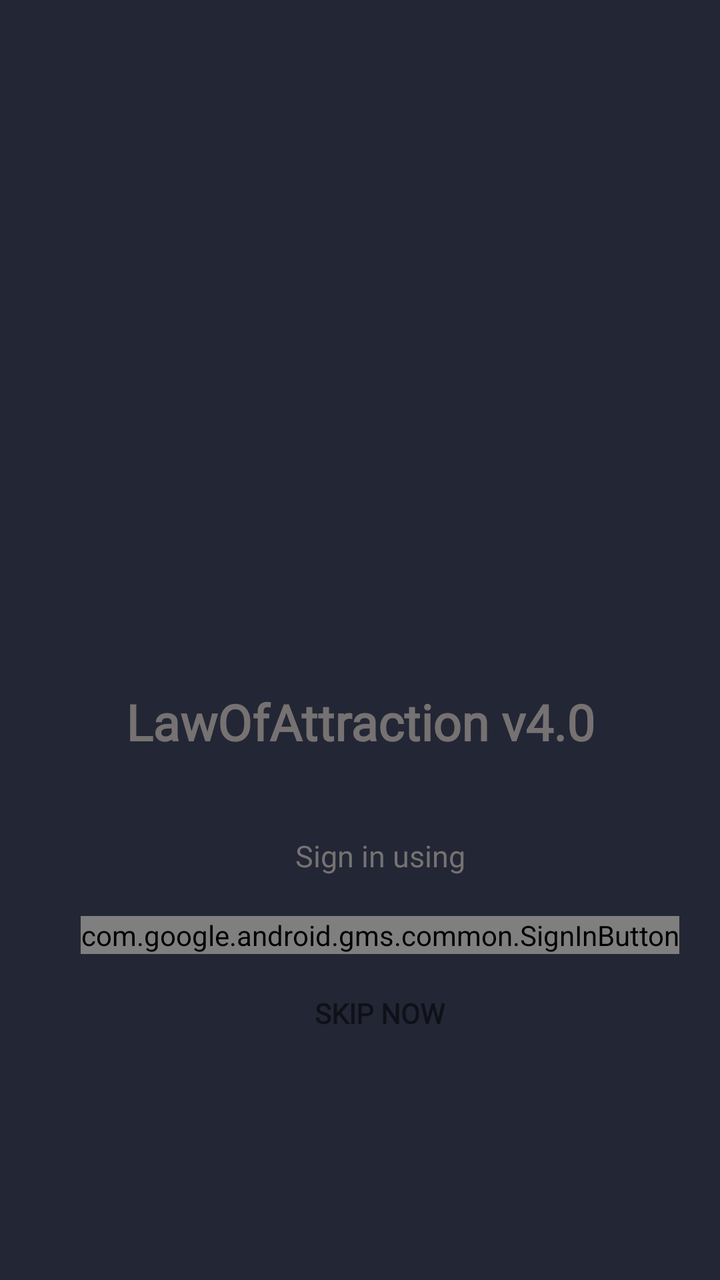
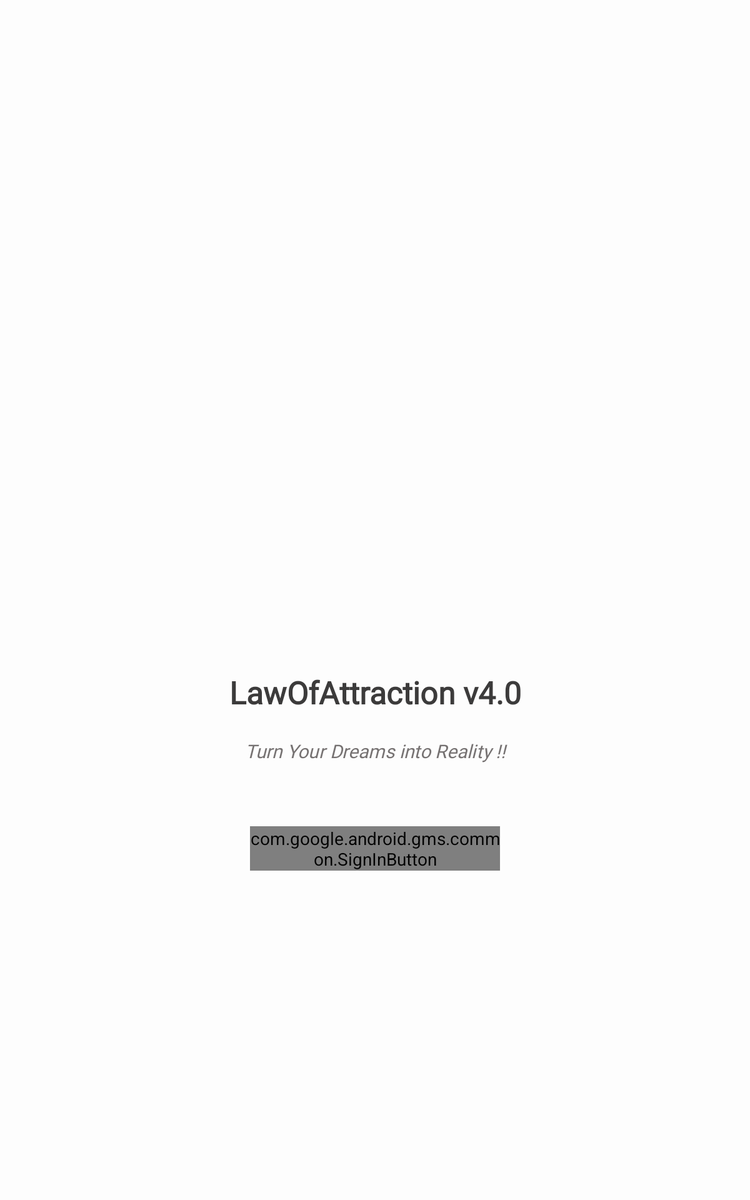

An Android layout and its configuration variant, each rendered on a device that would load it. The default file and the variant file are quoted in full after the pictures.
<!-- AndroidManifest.xml: application theme AppTheme -->
<!-- res/layout/content_login.xml -->
<?xml version="1.0" encoding="utf-8"?>
<LinearLayout xmlns:android="http://schemas.android.com/apk/res/android"
    xmlns:app="http://schemas.android.com/apk/res-auto"
    xmlns:tools="http://schemas.android.com/tools"
    android:id="@+id/profileLinearLayout"
    android:layout_width="match_parent"
    android:orientation="vertical"
    android:background="#232635"
    android:layout_height="match_parent"
    app:layout_behavior="@string/appbar_scrolling_view_behavior">


    <ScrollView
        android:layout_width="match_parent"
        android:layout_height="wrap_content">
        
        <LinearLayout
            android:layout_width="match_parent"
            android:layout_height="wrap_content"
            android:layout_marginStart="5dp"
            android:layout_marginLeft="5dp"
            android:layout_gravity="center"
            android:gravity="center"
            android:background="@drawable/roundedbackground"
            android:layout_marginEnd="5dp"
            android:layout_marginRight="5dp"
            android:layout_marginTop="20dp"
            android:layout_marginBottom="20dp"
            android:orientation="vertical">
            
            <LinearLayout
                android:layout_width="match_parent"
                android:layout_height="match_parent"
                android:orientation="vertical">

                <ImageView
                    android:id="@+id/appLogo"
                    android:layout_width="wrap_content"
                    android:layout_marginTop="4dp"
                    android:layout_height="300dp"
                    android:src="@drawable/lawimg"
                    android:layout_gravity="center" />



                <TextView
                    android:id="@+id/signInTextView"
                    android:layout_width="match_parent"
                    android:layout_height="wrap_content"
                    android:textColor="#767272"
                    android:textStyle="bold"
                    android:layout_marginTop="20dp"
                    android:layout_marginBottom="20dp"
                    android:textSize="25sp"
                    android:fontFamily="@font/abeezee"
                    android:layout_gravity="center"
                    android:gravity="center"
                    android:text="@string/aboutApp"/>
                
            </LinearLayout>

            <LinearLayout
                android:layout_width="match_parent"
                android:layout_height="match_parent"
                android:paddingLeft="20dp"
                android:orientation="vertical">

                <TextView
                    android:id="@+id/subTtitle"
                    android:layout_width="match_parent"
                    android:layout_height="wrap_content"
                    android:textColor="#767272"
                    android:layout_marginTop="20dp"
                    android:layout_marginBottom="20dp"
                    android:textSize="15sp"
                    android:fontFamily="@font/abeezee"
                    android:layout_gravity="center"
                    android:gravity="center"
                    android:text="Sign in using"/>

                <com.google.android.gms.common.SignInButton
                    android:id="@+id/googleSignInButton"
                    android:layout_width="wrap_content"
                    android:layout_gravity="center"
                    android:layout_height="wrap_content" />



                <TextView
                    android:id="@+id/SkipTextView"
                    android:layout_width="wrap_content"
                    android:layout_height="match_parent"
                    android:text="SKIP NOW"
                    android:textStyle="bold"
                    android:layout_gravity="center"
                    android:layout_marginTop="20dp"
                    android:layout_marginBottom="20dp"
                    android:fontFamily="@font/abeezee">

                </TextView>
            </LinearLayout>
            
        </LinearLayout>
        
        
    </ScrollView>
</LinearLayout>
<!-- resources referenced by this layout -->
<resources>
  <string name="aboutApp">LawOfAttraction v4.0</string>
  <style name="AppTheme" parent="Theme.AppCompat.DayNight.NoActionBar">
          
          <item name="colorPrimary">@color/colorPrimary</item>
          <item name="colorPrimaryDark">@color/colorPrimaryDark</item>
          <item name="colorAccent">@color/colorAccent</item>
      </style>
  <color name="colorPrimary">#111425</color>
  <color name="colorPrimaryDark">#303F9F</color>
  <color name="colorAccent">#FF4081</color>
</resources>
<!-- res/layout-large/content_login.xml (the repository's variant of the layout above) -->
<!-- drawn on a 7-inch tablet held upright -->
<?xml version="1.0" encoding="utf-8"?>
<LinearLayout xmlns:android="http://schemas.android.com/apk/res/android"
    xmlns:app="http://schemas.android.com/apk/res-auto"
    android:id="@+id/profileLinearLayout"
    android:layout_width="match_parent"
    android:orientation="vertical"
    android:background="#FDFDFD"
    android:layout_height="match_parent"
    app:layout_behavior="@string/appbar_scrolling_view_behavior">

    <ScrollView
        android:layout_width="match_parent"
        android:layout_height="match_parent">

        <LinearLayout
            android:layout_width="match_parent"
            android:layout_height="wrap_content"
            android:layout_marginStart="5dp"
            android:layout_marginLeft="5dp"
            android:layout_gravity="center"
            android:background="@drawable/roundedbackground"
            android:gravity="center"
            android:layout_marginEnd="5dp"
            android:layout_marginRight="5dp"
            android:layout_marginTop="20dp"
            android:layout_marginBottom="20dp"
            android:orientation="vertical">

            <LinearLayout
                android:layout_width="match_parent"
                android:layout_height="wrap_content"
                android:orientation="vertical">

                <ImageView
                    android:id="@+id/appLogo"
                    android:layout_width="wrap_content"
                    android:layout_marginTop="4dp"
                    android:layout_height="300dp"
                    android:layout_gravity="center"
                    android:contentDescription="@string/logoname" />

                <TextView
                    android:id="@+id/signInTextView"
                    android:layout_width="match_parent"
                    android:layout_height="wrap_content"
                    android:textColor="#3C3B3B"
                    android:textStyle="bold"
                    android:layout_marginTop="20dp"
                    android:layout_marginBottom="20dp"
                    android:textSize="25sp"
                    android:fontFamily="@font/abeezee"
                    android:layout_gravity="center"
                    android:gravity="center"
                    android:text="@string/aboutApp"/>

                <TextView
                    android:id="@+id/signInTextView1"
                    android:layout_width="match_parent"
                    android:layout_height="wrap_content"
                    android:textColor="#767272"
                    android:textStyle="italic"
                    android:textSize="15sp"
                    android:fontFamily="@font/abeezee"
                    android:layout_gravity="center"
                    android:gravity="center"
                    android:text="@string/nav_header_subtitle"/>


            </LinearLayout>

            <LinearLayout
                android:layout_width="match_parent"
                android:layout_height="match_parent"
                android:orientation="vertical">


                <com.google.android.gms.common.SignInButton
                    android:id="@+id/googleSignInButton"
                    android:layout_width="200dp"
                    android:layout_marginTop="50dp"
                    android:layout_marginBottom="50dp"
                    android:layout_gravity="center"
                    android:layout_height="wrap_content" />

            </LinearLayout>
        </LinearLayout>


    </ScrollView>
</LinearLayout>
<!-- resources referenced by the variant -->
<!-- as a 7-inch tablet held upright resolves them -->
<resources>
  <string name="aboutApp">LawOfAttraction v4.0</string>
  <string name="logoname">LOGO</string>
  <string name="nav_header_subtitle">Turn Your Dreams into Reality !!</string>
  <style name="AppTheme" parent="Theme.AppCompat.DayNight.NoActionBar">
          
          <item name="colorPrimary">@color/colorPrimary</item>
          <item name="colorPrimaryDark">@color/colorPrimaryDark</item>
          <item name="colorAccent">@color/colorAccent</item>
      </style>
  <color name="colorPrimary">#111425</color>
  <color name="colorPrimaryDark">#303F9F</color>
  <color name="colorAccent">#FF4081</color>
</resources>
